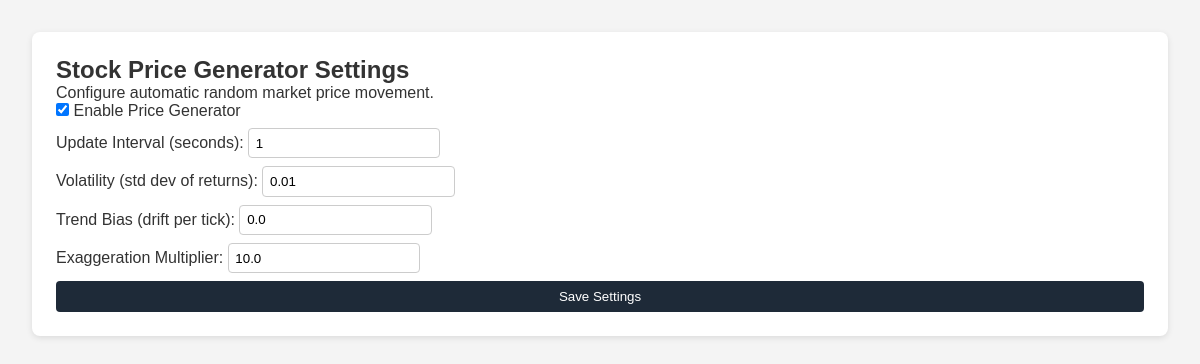
Before: /admin/settings (signed in) with the older database file.
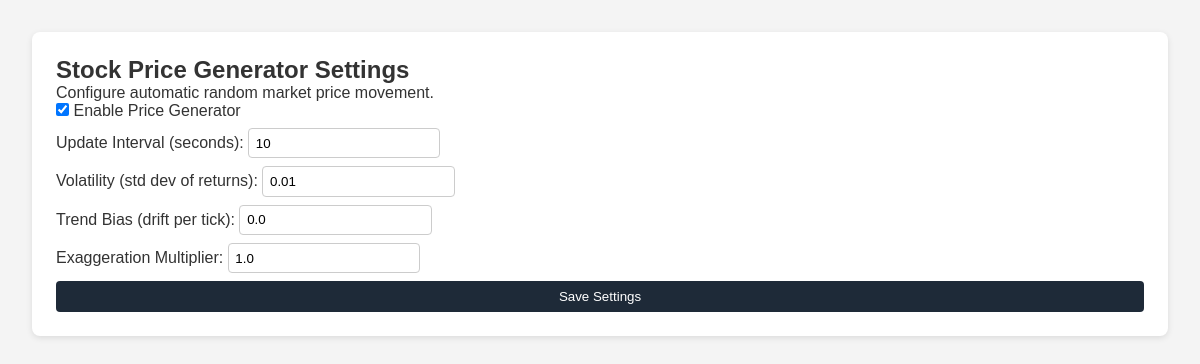
After: the same page with the newer database file.
### tables this page shows
CREATE TABLE price_generator_settings (
    id INTEGER PRIMARY KEY CHECK(id = 1),
    enabled INTEGER DEFAULT 1,
    interval_seconds INTEGER DEFAULT 10,
    volatility REAL DEFAULT 0.01,
    trend_bias REAL DEFAULT 0.0
, exaggeration REAL DEFAULT 1.0);

### app.py (the view, shortened to what this page needs)
@app.route('/admin/settings', methods=['GET', 'POST'])
def admin_settings():
    check = require_admin()
    if check:
        return check
    conn = get_db_connection()
    cursor = conn.cursor()
    settings = get_generator_settings()
    conn.close()
    return render_template("admin_settings.html", settings=settings)

### app.py (called while the page is built)
def get_db_connection():
    conn = sqlite3.connect(DB_NAME, timeout=5, check_same_thread=False)
    conn.row_factory = sqlite3.Row
    conn.execute("PRAGMA journal_mode=WAL;")
    conn.execute("PRAGMA busy_timeout = 5000;")
    return conn

def require_admin():
    if 'user_id' not in session:
        flash("You must be logged in.", "error")
        return redirect(url_for('login'))
    conn = get_db_connection()
    user = conn.execute(
        'SELECT is_admin FROM users WHERE user_id = ?',
        (session['user_id'],)
    ).fetchone()
    conn.close()
    if not user:
        flash("User not found.", "error")
        return redirect(url_for('login'))
    is_admin = user['is_admin'] if 'is_admin' in user.keys() else 0
    if int(is_admin) != 1:
        flash("Administrator access required.", "error")
        if 'user_id' in session:
            return redirect(url_for('dashboard', user_id=session.get('user_id')))
        return redirect(url_for('login'))
    return None

### templates/admin_settings.html (shortened to what this page needs)
<!DOCTYPE html>
<html lang="en">
<head>
  <link rel="stylesheet" href="{{ url_for('static', filename='styles.css') }}">
</head>
<body>
<main>
  <section class="panel">
    <h2>Stock Price Generator Settings</h2>
    <p>Configure automatic random market price movement.</p>
    <form method="post">
      <div>
        <input type="checkbox"
               id="enabled"
               name="enabled"
               {% if settings.enabled %}checked{% endif %}>
        <label for="enabled">Enable Price Generator</label>
      </div>
      <div>
        <label for="interval_seconds">Update Interval (seconds):</label>
        <input type="number"
               id="interval_seconds"
               name="interval_seconds"
               min="1"
               value="{{ settings.interval_seconds }}">
      </div>
      <div>
        <label for="volatility">Volatility (std dev of returns):</label>
        <input type="number"
               id="volatility"
               name="volatility"
               step="0.0001"
               value="{{ settings.volatility }}">
      </div>
      <div>
        <label for="trend_bias">Trend Bias (drift per tick):</label>
        <input type="number"
               id="trend_bias"
               name="trend_bias"
               step="0.0001"
               value="{{ settings.trend_bias }}">
      </div>
      <div>
        <label for="exaggeration">Exaggeration Multiplier:</label>
        <input type="number"
               id="exaggeration"
               name="exaggeration"
               step="0.1"
               min="0.1"
               value="{{ settings.exaggeration }}">
      </div>
      <button type="submit">Save Settings</button>
    </form>
  </section>
</main>
</body>
</html>

Changed rows visible on the page:
changed price_generator_settings: interval_seconds "1" → "10"; exaggeration "10.0" → "1.0"
